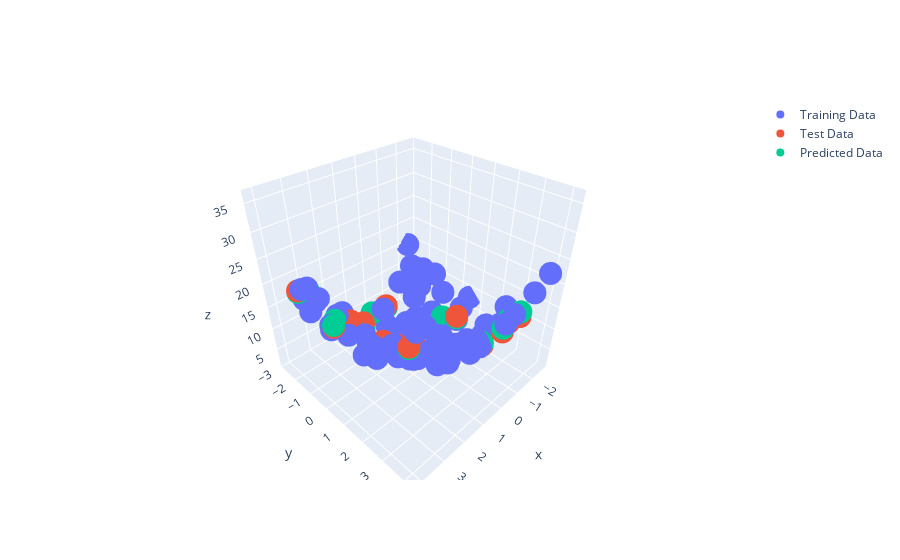

Notebook source saved alongside this figure:
### Code cell
# Polynomial Regression with multiple variables (continue)

# color=np.empty(Y_train.size).fill(1)

# Visualize data
fig = go.Figure()
# fig.scatter_3d(df, x=X_train[:, 0], y=X_train[:, 1], z=Y_train, color=color, title="Training Data")
fig.add_scatter3d(x=X_train[:,0], y=X_train[:,1], z=Y_train, mode="markers", name="Training Data")
fig.add_scatter3d(x=X_test[:,0], y=X_test[:,1], z=Y_test, mode="markers", name="Test Data")
fig.add_scatter3d(x=X_test[:,0], y=X_test[:,1], z=Y_pred, mode="markers", name="Predicted Data")
fig.show()
